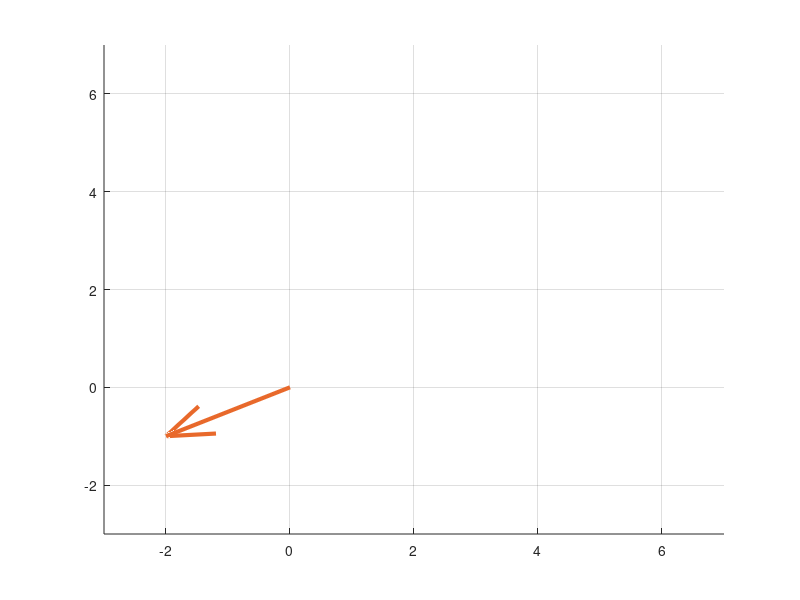

MATLAB code for this plot: (Note: this script raises an error after producing the figure.)
%% Sum of Squares : No Intercept Model 
orange = [ 0.91 0.41 0.17];

X0 = repelem(1, 3)';
X1 = [-1,1,2]';
X2 = [2,-1,4]';
Y  = [-2,-1,3]';

%% No Intercept Model : X2 -> X1
figure; hold on; grid on;
xlim([-3, 7]); ylim([-3, 7]); zlim([-3, 7])
h1 = quiver3(0,0,0, Y(1), Y(2), Y(3), 'Color', orange , 'LineWidth', 3, 'AutoScale','off');
h2 = text(Y(1), Y(2), Y(3),"y:"+Label3DVector(Y));
h3 = quiver3(0,0,0, X0(1), X0(2), X0(3), 'Color', 'black', 'LineWidth', 3, 'AutoScale','off');
h4 = text(X0(1), X0(2), X0(3),Label3DVector(X0));
h5 = quiver3(0,0,0, X2(1), X2(2), X2(3), 'Color', 'black', 'LineWidth', 3, 'AutoScale','off');
h6 = text(X2(1), X2(2), X2(3),Label3DVector(X2));
[x, y] = meshgrid(-3:7,-3:7); z = 0*x;
h7 = mesh(x,y,z);

pause; % span mean vector
h8 = plot3([-3, 7], [-3, 7], [-3, 7], ':', 'LineWidth', 3);

pause; % span X2 space ... Smarter Ways?
h9 = plot3([3, -1], [-1.5, 0.5], [6, -2], ':', 'LineWidth', 3);

pause; % plot yHat2
X = X2;
Yhat = X*inv(X'*X)*X'*Y;
quiver3(0,0,0, Yhat(1),Yhat(2),Yhat(3),'Color', 'red', 'LineWidth', 3, 'AutoScale','off');

YhatPast = Yhat;

pause; % add X1
h10 = quiver3(0,0,0, X1(1), X1(2), X1(3), 'Color', 'black', 'LineWidth', 3, 'AutoScale','off');
h11 = text(X1(1), X1(2), X1(3),Label3DVector(X1));

pause; % span X1,X2 space 
normals = cross(X1, X2);
[x, y] = meshgrid(-3:7,-3:7);
z = (-x * normals(1) -y * normals(2))/normals(3);
h12 = mesh(x,y,z);

pause; % plot yHat2
X = [X1, X2];
Yhat = X*inv(X'*X)*X'*Y;
quiver3(0,0,0, Yhat(1),Yhat(2),Yhat(3),'Color', 'green', 'LineWidth',3, 'AutoScale','off');

pause; % calculate SSR(1|2)
plot3([Yhat(1), YhatPast(1)], [Yhat(2), YhatPast(2)], [Yhat(3), YhatPast(3)], ...
    'Color', 'blue', 'LineWidth', 2);

pause; % turn off

for i = 1:12
    set(eval(sprintf('h%d', i)),'Visible','off')
end

hold off;